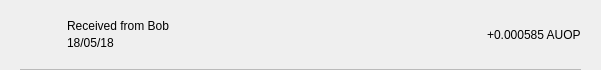
<?xml version="1.0" encoding="UTF-8"?>
<ui version="4.0">
 <class>TxRow</class>
 <widget class="QWidget" name="TxRow">
  <property name="geometry">
   <rect>
    <x>0</x>
    <y>0</y>
    <width>601</width>
    <height>70</height>
   </rect>
  </property>
  <property name="minimumSize">
   <size>
    <width>0</width>
    <height>40</height>
   </size>
  </property>
  <property name="windowTitle">
   <string>Form</string>
  </property>
  <layout class="QVBoxLayout" name="verticalLayout_3">
   <property name="spacing">
    <number>0</number>
   </property>
   <property name="leftMargin">
    <number>0</number>
   </property>
   <property name="topMargin">
    <number>0</number>
   </property>
   <property name="rightMargin">
    <number>0</number>
   </property>
   <property name="bottomMargin">
    <number>0</number>
   </property>
   <item>
    <widget class="QWidget" name="rowContainer" native="true">
     <layout class="QVBoxLayout" name="verticalLayout_2">
      <property name="spacing">
       <number>9</number>
      </property>
      <property name="leftMargin">
       <number>20</number>
      </property>
      <property name="topMargin">
       <number>9</number>
      </property>
      <property name="rightMargin">
       <number>20</number>
      </property>
      <property name="bottomMargin">
       <number>0</number>
      </property>
      <item>
       <widget class="QFrame" name="frame">
        <property name="styleSheet">
         <string notr="true">border:none;</string>
        </property>
        <property name="frameShape">
         <enum>QFrame::StyledPanel</enum>
        </property>
        <property name="frameShadow">
         <enum>QFrame::Raised</enum>
        </property>
        <layout class="QHBoxLayout" name="horizontalLayout" stretch="0,2,0">
         <property name="leftMargin">
          <number>0</number>
         </property>
         <property name="topMargin">
          <number>0</number>
         </property>
         <property name="rightMargin">
          <number>0</number>
         </property>
         <property name="bottomMargin">
          <number>0</number>
         </property>
         <item>
          <widget class="QPushButton" name="icon">
           <property name="focusPolicy">
            <enum>Qt::NoFocus</enum>
           </property>
           <property name="styleSheet">
            <string notr="true">border:none;</string>
           </property>
           <property name="text">
            <string/>
           </property>
           <property name="iconSize">
            <size>
             <width>28</width>
             <height>28</height>
            </size>
           </property>
          </widget>
         </item>
         <item>
          <layout class="QVBoxLayout" name="verticalLayout">
           <property name="spacing">
            <number>3</number>
           </property>
           <property name="leftMargin">
            <number>9</number>
           </property>
           <item>
            <widget class="QLabel" name="lblAddress">
             <property name="styleSheet">
              <string notr="true"/>
             </property>
             <property name="text">
              <string>Received from Bob</string>
             </property>
             <property name="alignment">
              <set>Qt::AlignBottom|Qt::AlignLeading|Qt::AlignLeft</set>
             </property>
            </widget>
           </item>
           <item>
            <widget class="QLabel" name="lblDate">
             <property name="styleSheet">
              <string notr="true"/>
             </property>
             <property name="text">
              <string>18/05/18</string>
             </property>
             <property name="alignment">
              <set>Qt::AlignLeading|Qt::AlignLeft|Qt::AlignTop</set>
             </property>
            </widget>
           </item>
          </layout>
         </item>
         <item>
          <widget class="QLabel" name="lblAmount">
           <property name="styleSheet">
            <string notr="true"/>
           </property>
           <property name="text">
            <string>+0.000585 AUOP</string>
           </property>
          </widget>
         </item>
        </layout>
       </widget>
      </item>
      <item>
       <widget class="QLabel" name="lblDivisory">
        <property name="minimumSize">
         <size>
          <width>0</width>
          <height>1</height>
         </size>
        </property>
        <property name="maximumSize">
         <size>
          <width>16777215</width>
          <height>1</height>
         </size>
        </property>
        <property name="styleSheet">
         <string notr="true">background-color:#bababa;</string>
        </property>
        <property name="text">
         <string/>
        </property>
        <property name="alignment">
         <set>Qt::AlignBottom|Qt::AlignLeading|Qt::AlignLeft</set>
        </property>
       </widget>
      </item>
     </layout>
    </widget>
   </item>
  </layout>
 </widget>
 <resources/>
 <connections/>
</ui>
